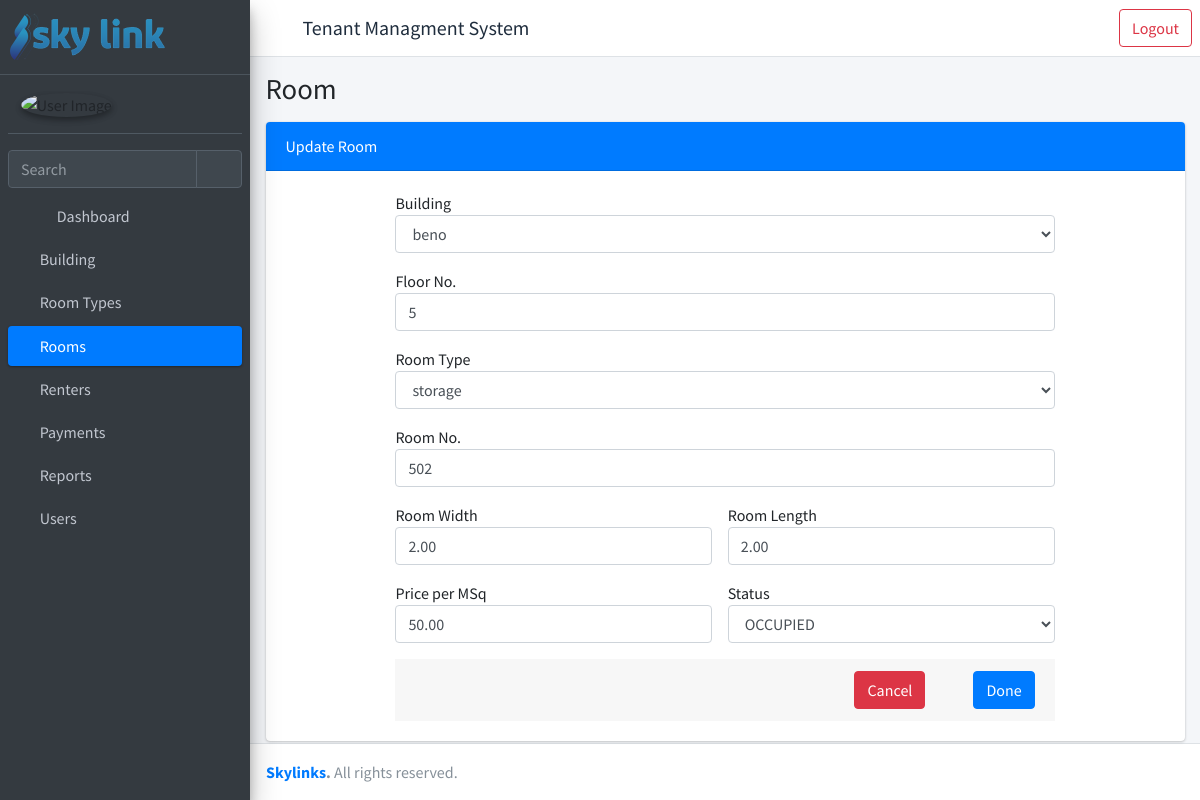
Page /edit-room/1/ (signed in) on the committed database.
### rent/models.py (models this page shows, shortened)
class Room(models.Model):
    building = models.ForeignKey("rent.Building", verbose_name=_(
        "Building"), on_delete=models.PROTECT)
    floor_no = models.PositiveIntegerField(_("Floor No."))
    room_type = models.ForeignKey("rent.RoomType", verbose_name=_(
        "Room Type"), on_delete=models.PROTECT)
    room_no = models.CharField(_("Room No."), max_length=10)
    width = models.DecimalField(
        _("Room Width"), max_digits=5, decimal_places=2, blank=True, null=True)
    length = models.DecimalField(
        _("Room Length"), max_digits=5, decimal_places=2, blank=True, null=True)
    area = models.DecimalField(_("Area"), max_digits=10, decimal_places=2)
    price_msq = models.DecimalField(
        _("Price per MSq"), max_digits=10, decimal_places=2)
    status = models.CharField(
        _("Status"), max_length=50, choices=STATUS_CHOICES, default="vacant")
    total_price = models.DecimalField(
        _("Total Price"), max_digits=10, decimal_places=2)
    is_active = models.BooleanField(default=True)
    created_by = models.ForeignKey(settings.AUTH_USER_MODEL, verbose_name=_(
        "Created By"), on_delete=models.PROTECT, related_name="created_by_room")
    created_date = models.DateTimeField(_("Created Date"), auto_now_add=True)
    updated_by = models.ForeignKey(settings.AUTH_USER_MODEL, verbose_name=_(
        "Updated By"), on_delete=models.PROTECT, related_name="updated_by_room")
    updated_date = models.DateTimeField(_("Updated Date"), auto_now=True)

class RoomType(models.Model):
    room_type = models.CharField(_("Room Type"), max_length=50)
    def __str__(self):
        return self.room_type

### rent/views.py (the view, shortened to what this page needs)
# urls.py: path("edit-room/<int:pk>/", views.RoomUpdateView.as_view(), name="update-room"),
class RoomUpdateView(LoginRequiredMixin, RoomUpdatePermissionMixin, UpdateView):
    login_required = True
    model = Room
    form_class = RegisterRoomForm
    context_object_name = "form"
    success_url = reverse_lazy("list-rooms")
    template_name = "rent/register-room.html"
    def get_context_data(self, **kwargs):
        context = super().get_context_data(**kwargs)
        context["title"] = "Room"
        context["card_header"] = "Update Room"
        context["open"] = "room"
        return {**context, **permissions(self.request)}

### rent/forms.py
class RegisterRoomForm(forms.ModelForm):
    def __init__(self, *args, **kwargs) -> None:
        super(RegisterRoomForm, self).__init__(*args, **kwargs)
        for field_name, field in self.fields.items():
            field.widget.attrs['class'] = 'form-control'
    width = forms.DecimalField(min_value=0.00, decimal_places=2, required=False, label="Room Width")
    length = forms.DecimalField(min_value=0.00, decimal_places=2, required=False, label="Room Length")
    class Meta :
        model = Room
        fields = [
            "building",
            "floor_no",
            "room_type",
            "room_no",
            "width",
            "length",
            "price_msq",
            "status"
        ]

### rent/models.py (called while the page is built)
    def __str__(self):
        return self.name

### templates/rent/register-room.html (shortened to what this page needs)
{% extends 'rent/homepage.html' %}
{% block main_page %}
<div class="content">
    <div class="container-fluid">
    <div class="card">
      <div class="card-header bg-primary">
      {{card_header}}
      </div>
        <div class="card-body">
          <form class="form" method="POST">
                <div class="form-group w-75 ml-auto mr-auto">
                    Building
                    {{ form.building }}
                </div>
                <div class="form-group w-75 ml-auto mr-auto">
                    Floor No.
                    {{ form.floor_no}}
                </div>
                <div class="form-group w-75 ml-auto mr-auto">
                    Room Type
                    {{ form.room_type }}
                </div>
                <div class="form-group w-75 ml-auto mr-auto">
                    Room No.
                    {{ form.room_no }}
                </div>
                <div class="d-flex flex-row w-75 ml-auto mr-auto">
                    <div class="form-group w-75 ml-auto mr-auto w-50 pr-3">
                        Room Width
                        {{ form.width }}
                    </div>
                    <div class="form-group w-75 ml-auto mr-auto w-50">
                        Room Length
                        {{ form.length }}
                    </div>
                </div>
                <div class="d-flex flex-row w-75 ml-auto mr-auto ">
                    <div class="form-group w-75 ml-auto mr-auto w-50 pr-3">
                        Price per MSq
                        {{ form.price_msq }}
                    </div>
                    <div class="form-group w-75 ml-auto mr-auto w-50">
                        Status
                        {{ form.status }}
                    </div>
                </div>
                <div class="card-footer w-75 mr-auto ml-auto">
                    <input type="submit" class="btn btn-primary float-right ml-5" value="Done">
                </form>
                <button class="btn btn-danger float-right " onclick="javascript:history.go(-1);">Cancel</button>
            </div>
        </div>
    </div>
</div>
</div>
{% endblock main_page %}

### rows in the picture
Room: building "beno", floor_no "5", room_no "502", width "2.00", length "2.00", price_msq "50.00", status "OCCUPIED"
RoomType: room_type "storage"

### other values in the picture
{{ title }} "Room"
{{ card_header }} "Update Room"
